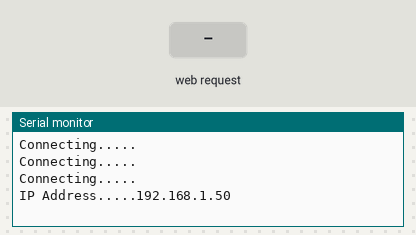
Bench run of a sketch on a simulated ESP8266 (NodeMCU). Parts: the last lines printed to the serial monitor. The test bench sets the inputs (shaded band). WiFi joins after 1.5 s; servers stay silent unless stated.

Above: at 2.7 s.
2.8 s: HTTP request GET /direction?state=left received
At 4.0 s:
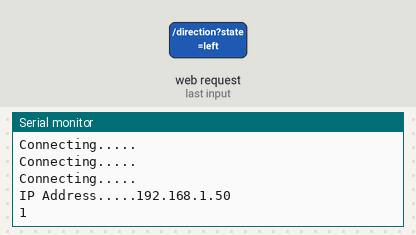
4.3 s: HTTP request GET /direction?state=right received
At 5.3 s:
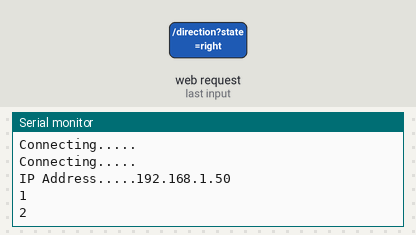

The sketch:

Server_PPT_Gesture.ino
```cpp
#include<ESP8266WiFi.h>
#include<ESP8266WebServer.h>
ESP8266WebServer server(80);

void mydirection(){ //Respond to Request
  if(server.arg("state") == "left"){
    left();
    server.send(200, "text/plain", "1"); //A function to send response to the client
    }
    if(server.arg("state") == "right"){
    right();
    server.send(200, "text/plain", "2"); //A function to send response to the client
    }
}

void left(){
   Serial.println("1");
    }

void right(){
   Serial.println("2");
    }

void setup() {
   Serial.begin(115200);
    WiFi.begin("username", "password");
    while(WiFi.status()!=WL_CONNECTED) //check for WiFi connectivity
  {
    delay(500);
    Serial.println("Connecting.....");
    }

  Serial.print("IP Address.....");
  Serial.println(WiFi.localIP());

  server.begin();
  server.on("/direction",mydirection);//Handle client Request, light is string in the request, mylight is function to be called

  // put your setup code here, to run once:

}

void loop() {
  server.handleClient();
  // put your main code here, to run repeatedly:


}
```

Measured:
- after the input at 2.8 s, the serial monitor: prints a new line at once (image 1)
- after the input at 4.3 s, the serial monitor: prints a new line at once (image 2)
